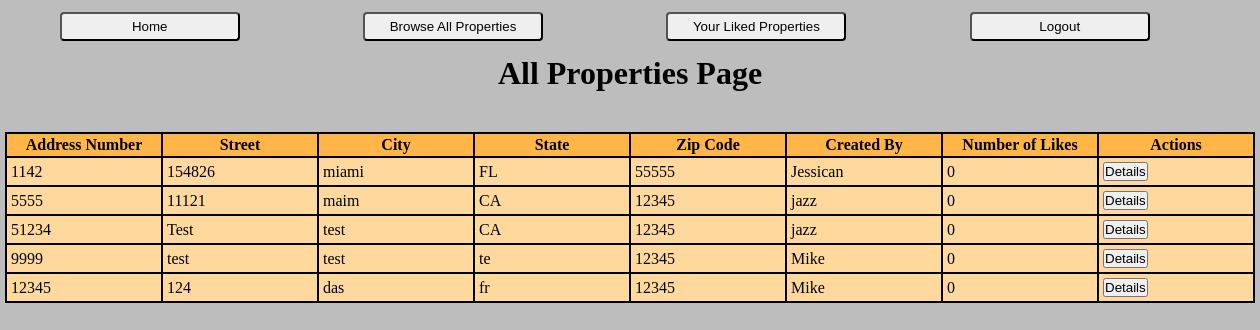
Before: /property_all with the older database file.
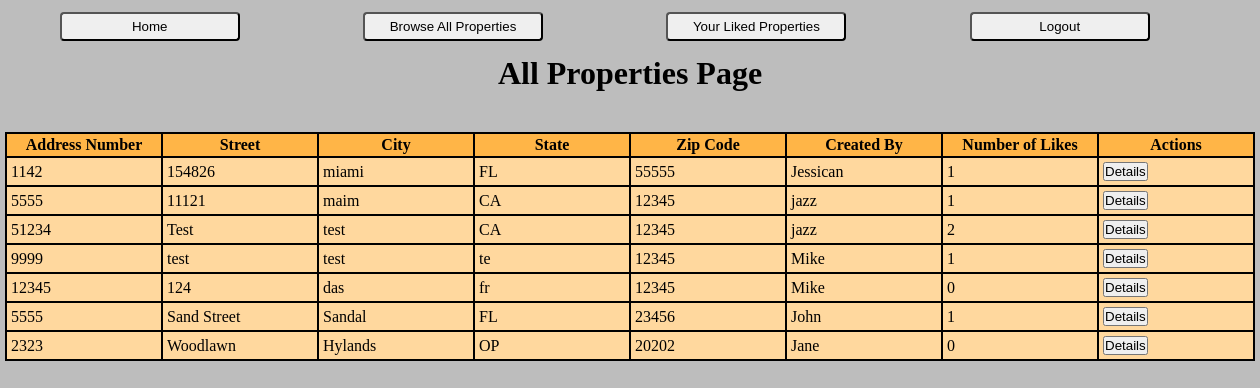
After: the same page with the newer database file.
### login_regapp/models.py (models this page shows)
class Property(models.Model):
    address_number = models.IntegerField()
    street = models.CharField(max_length=255)
    city = models.CharField(max_length=255)
    state = models.CharField(max_length=2)
    zip_code = models.IntegerField()
    home_type = models.CharField(max_length=255)
    creator = models.ForeignKey(Userreg, related_name = "property_created", on_delete=models.CASCADE)
    users_that_liked = models.ManyToManyField(Userreg, related_name= "property_liked")
    created_at = models.DateTimeField(auto_now_add = True)
    updated_at = models.DateTimeField(auto_now = True)
    objects = PropertyManager()

class Userreg(models.Model):
    first_name = models.CharField(max_length=255)
    last_name = models.CharField(max_length=255)
    email = models.CharField(max_length=255)
    password = models.CharField(max_length=255)
    objects = Regvalidate()

### login_regapp/views.py (the view)
# urls.py: path('property_all', views.all_properties),
def all_properties(request):
    all_properties = Property.objects.all()
    context = {
        "all_properties" : all_properties
    }
    return render ( request,"all_properties.html", context)

### login_regapp/templates/all_properties.html (shortened to what this page needs)
<!DOCTYPE html>
<html lang="en">
<head>
  {% load static %}
  <link rel="stylesheet" href="{% static 'css/style.css' %}">
</head>
<body>
  <div id="navbar">
    <div class="navbar-int">
        <button class="nav-btn"><a href="/pass">Home</a></button>
    </div>
    <div class="navbar-int">
        <button class="nav-btn"><a href="/property_all">Browse All Properties</a></button>
    </div>
    <div class="navbar-int">
      <button class="nav-btn"><a href="/liked_properties">Your Liked Properties</a></button>
    </div>
    <div class="navbar-int">
        <form action="/logout" method="post">
            <input type="submit" value="Logout" class="nav-btn">
        </form>
    </div>
</div>
  <h1>All Properties Page</h1>
  <table>
    <thead>
      <tr>
        <th>Address Number</th>
        <th>Street</th>
        <th>City</th>
        <th>State</th>
        <th>Zip Code</th>
        <th>Created By</th>
        <th>Number of Likes</th>
        <th>Actions</th>
      </tr>
    </thead>
    <tbody>
    {% for one_property in all_properties %}
      <tr>
        <td>{{one_property.address_number}}</td>
        <td>{{one_property.street}}</td>
        <td>{{one_property.city}}</td>
        <td>{{one_property.state}}</td>
        <td>{{one_property.zip_code}}</td>
        <td>{{one_property.creator.first_name}}</td>
        <td>{{one_property.users_that_liked.count}}</td>
        <td>
          {% if request.session.id != one_property.creator.id %}
            <button class="tableBtn"><a href="/property/{{one_property.id}}">Details</a></button>
          {% endif %}
        </td>
    {% endfor %}
  </tbody>
  </table>
</body>
</html>

### login_regapp/static/css/style.css (style rules this page uses)
* { margin: 0; padding: 0; }
body { background-color: rgb(189, 189, 189); }
#navbar { display: inline-block; width: 99%; }
.navbar-int { display: inline-block; width: 24%; margin: 10px auto; }
.nav-btn { display: block; width: 180px; margin: 2px auto; padding: 5px 0px; border-radius: 4px; }
a { text-decoration: none; color: black; }
input { display: inline-block; width: 230px; margin: 3px; }
h1 { display: block; margin: 2px auto; width: 50%; text-align: center; }
table { display: block; margin: 40px auto; border-collapse: collapse; width: 1250px; }
th { border: 2px solid black; width: 150px; padding: 2px; background-color: rgb(255, 181, 71); }
td { border: 2px solid black; padding: 4px; background-color: rgb(255, 216, 158); }

Changed rows visible on the page:
computed for Property "miami": users_that_liked.count "0" → "1"
computed for Property "maim": users_that_liked.count "0" → "1"
computed for Property "Test": users_that_liked.count "0" → "2"
computed for Property "te": users_that_liked.count "0" → "1"
added Property: address_number "5555", street "Sand Street", city "Sandal", state "FL", zip_code "23456", creator.first_name "John", users_that_liked.count "1"
added Property: address_number "2323", street "Woodlawn", city "Hylands", state "OP", zip_code "20202", creator.first_name "Jane", users_that_liked.count "0"
